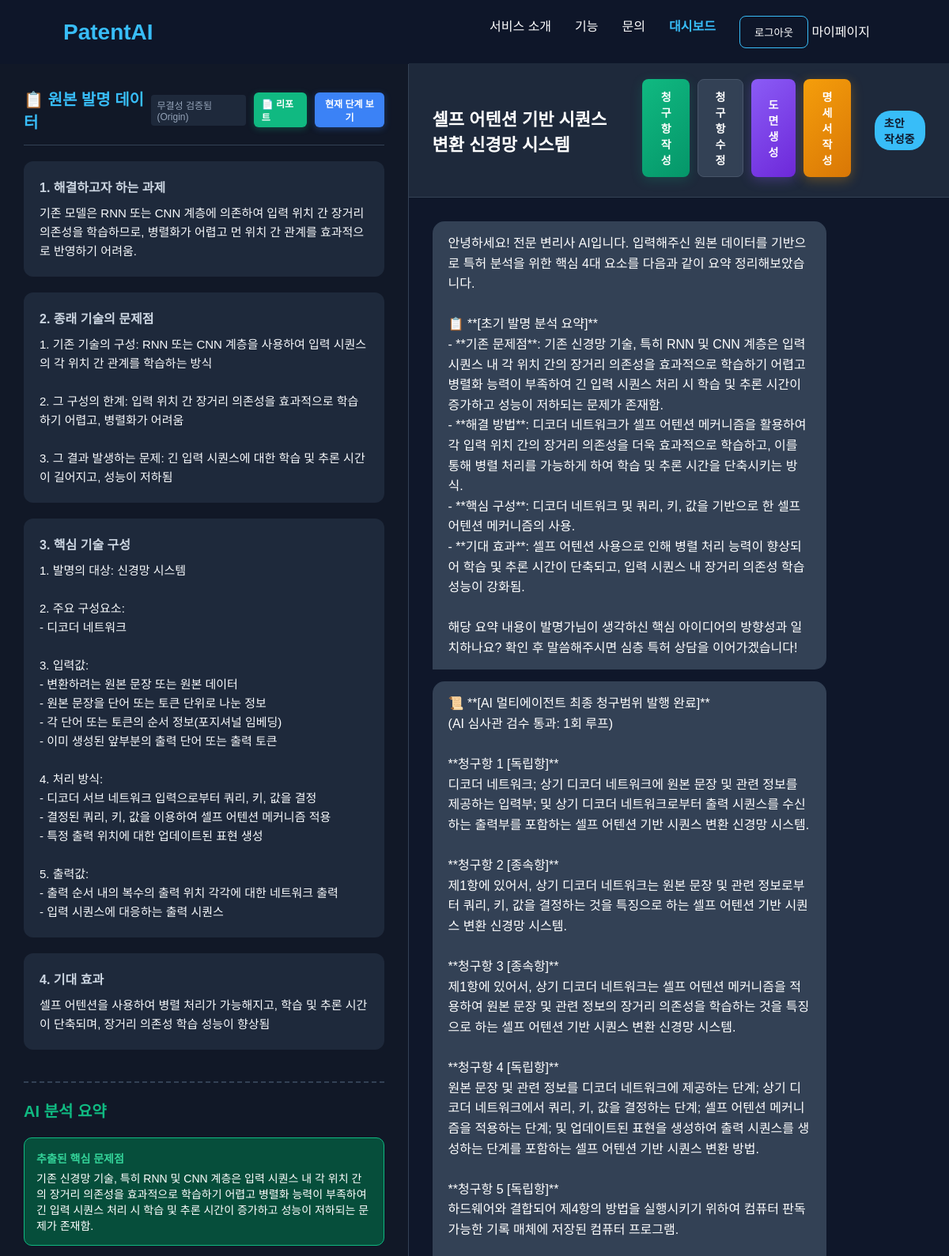
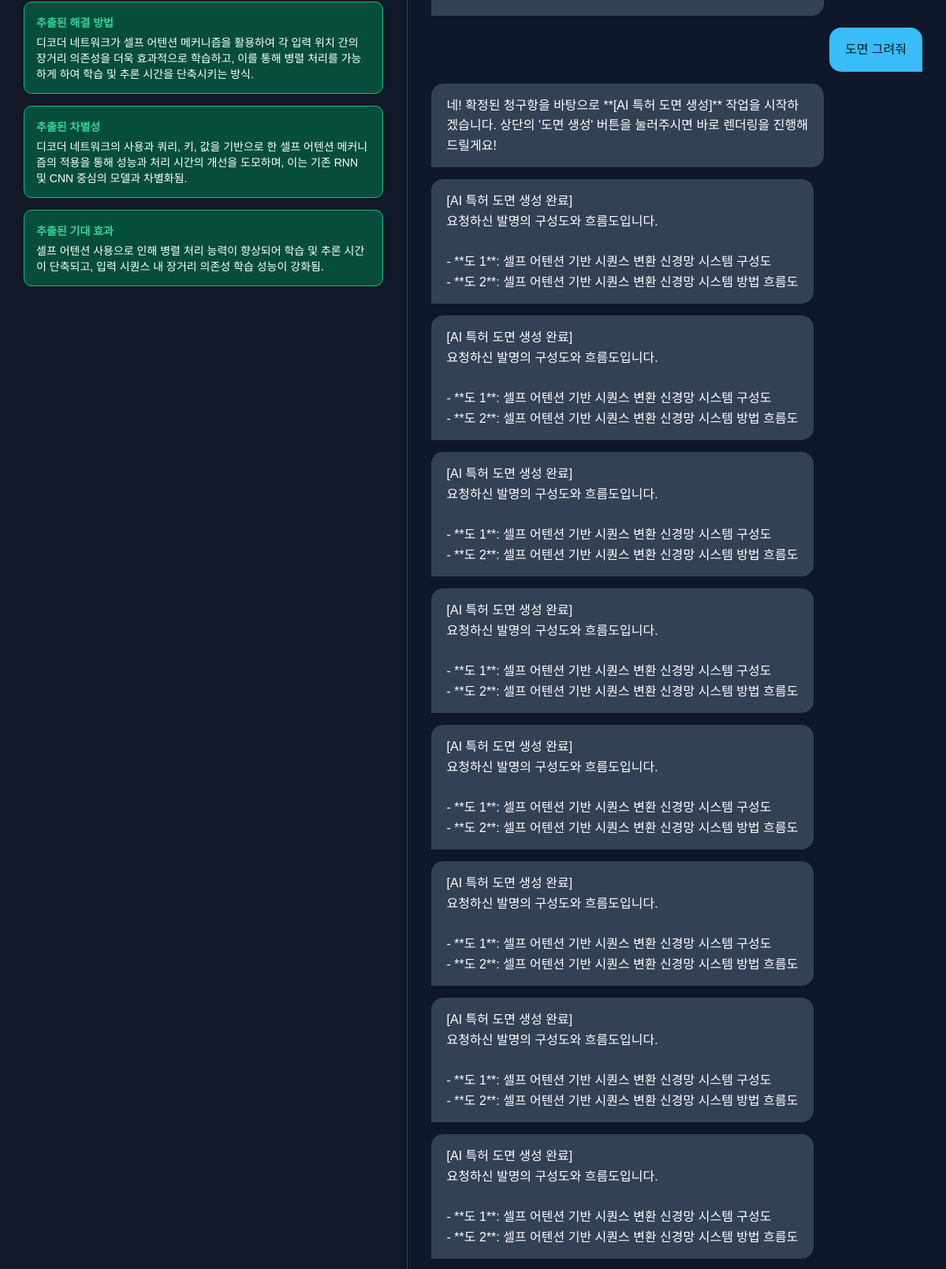
The app's page /workspace/workstation/39/ (signed in, upper part) with its own data (2 pictures, top to bottom).
### workspace/models.py (models this page shows)
class InventionInput(models.Model):
    project = models.OneToOneField(PatentProject, on_delete=models.CASCADE)
    problem_to_solve = models.TextField(verbose_name="해결하고자 하는 과제")
    prior_art_problem = models.TextField(verbose_name="기존 기술의 문제점")
    core_tech = models.TextField(verbose_name="핵심 기술 구성")
    expected_effect = models.TextField(verbose_name="기대 효과", blank=True, null=True)

class ConsultationState(models.Model):
    project = models.OneToOneField(PatentProject, on_delete=models.CASCADE, related_name='consultation_state')
    phase = models.IntegerField(default=1)
    collecting_steps = models.BooleanField(default=False)
    ext_problem = models.TextField(blank=True, null=True)
    ext_solution = models.TextField(blank=True, null=True)
    ext_differentiation = models.TextField(blank=True, null=True)
    ext_effect = models.TextField(blank=True, null=True)

class PatentProject(models.Model):
    STATUS_CHOICES = (
        ('draft', '초안 작성중'),
        ('agent_processing', 'AI 처리중'),
        ('review', '변리사 검토중'),
        ('done', '완료'),
    )
    title = models.CharField(max_length=200, verbose_name="프로젝트명")
    owner = models.ForeignKey(User, on_delete=models.CASCADE, related_name='projects')
    status = models.CharField(max_length=20, choices=STATUS_CHOICES, default='draft')
    original_data_hash = models.CharField(max_length=64, blank=True, null=True) # 원본 데이터의 해시값을 저장하는 필드 (중복 방지 및 변경 감지용)
    created_at = models.DateTimeField(auto_now_add=True)
    updated_at = models.DateTimeField(auto_now=True)

class ChatMessage(models.Model):
    project = models.ForeignKey(PatentProject, on_delete=models.CASCADE, related_name='chat_messages')
    role = models.CharField(max_length=20) # 'user', 'assistant'
    content = models.TextField()
    created_at = models.DateTimeField(auto_now_add=True)

### workspace/views.py (the view)
# urls.py: path('workstation/<int:project_id>/', views.workstation, name='workstation'),
@login_required(login_url='/accounts/login/')
def workstation(request, project_id):
    project = get_object_or_404(PatentProject, id=project_id, owner=request.user)
    invention_input = get_object_or_404(InventionInput, project=project)
    consultation_state, _ = ConsultationState.objects.get_or_create(project=project)
    algorithm_steps = project.algorithm_steps.all().order_by('step_seq')
    details = project.details.all()
    chat_messages = project.chat_messages.all().order_by('created_at')
    context = {
        'project': project,
        'invention_input': invention_input,
        'consultation_state': consultation_state,
        'algorithm_steps': algorithm_steps,
        'details': details,
        'chat_messages': chat_messages,
    }
    return render(request, 'workspace/workstation.html', context)

### workspace/templates/workspace/workstation.html (shortened to what this page needs)
{% extends "base.html" %}
{% block content %}
<div class="workstation-container" style="display: flex; height: calc(100vh - 80px); margin-top: 80px; background: #0f172a; color: white;">
    <div class="left-panel" style="flex: 1; border-right: 1px solid #334155; padding: 30px; overflow-y: auto; background: #111827;">
        <div style="display: flex; justify-content: space-between; align-items: center; border-bottom: 1px solid #334155; padding-bottom: 15px; margin-bottom: 20px;">
            <h2 style="font-size: 20px; color: #38bdf8; margin: 0;">📋 원본 발명 데이터</h2>
            <div style="display: flex; align-items: center; gap: 10px;">
                <span style="font-size: 12px; background: #1e293b; padding: 4px 8px; border-radius: 4px; color: #94a3b8;">무결성 검증됨 (Origin)</span>
                <a href="{% url 'patent_report' project.id %}" target="_blank" style="text-decoration: none; background: #10b981; color: white; padding: 5px 10px; border-radius: 6px; font-size: 12px; font-weight: bold; transition: 0.2s; box-shadow: 0 2px 8px rgba(16, 185, 129, 0.3);">
                    📄 리포트
                </a>
                <button id="view-process-btn" style="background: #3b82f6; color: white; border: none; padding: 5px 10px; border-radius: 6px; font-size: 12px; font-weight: bold; cursor: pointer; transition: 0.2s; box-shadow: 0 2px 8px rgba(59, 130, 246, 0.3);">
                    현재 단계 보기
                </button>
            </div>
        </div>
        <div style="display: flex; flex-direction: column; gap: 20px;">
            <div class="data-card" style="background: #1e293b; padding: 20px; border-radius: 12px;">
                <h3 style="font-size: 16px; color: #cbd5e1; margin-bottom: 10px;">1. 해결하고자 하는 과제</h3>
                <p style="color: #f8fafc; line-height: 1.6; font-size: 15px;">{{ invention_input.problem_to_solve|linebreaksbr }}</p>
            </div>
            <div class="data-card" style="background: #1e293b; padding: 20px; border-radius: 12px;">
                <h3 style="font-size: 16px; color: #cbd5e1; margin-bottom: 10px;">2. 종래 기술의 문제점</h3>
                <p style="color: #f8fafc; line-height: 1.6; font-size: 15px;">{{ invention_input.prior_art_problem|linebreaksbr }}</p>
            </div>
            <div class="data-card" style="background: #1e293b; padding: 20px; border-radius: 12px;">
                <h3 style="font-size: 16px; color: #cbd5e1; margin-bottom: 10px;">3. 핵심 기술 구성</h3>
                <p style="color: #f8fafc; line-height: 1.6; font-size: 15px;">{{ invention_input.core_tech|linebreaksbr }}</p>
            </div>
            <div class="data-card" style="background: #1e293b; padding: 20px; border-radius: 12px;">
                <h3 style="font-size: 16px; color: #cbd5e1; margin-bottom: 10px;">4. 기대 효과</h3>
                <p style="color: #f8fafc; line-height: 1.6; font-size: 15px;">{{ invention_input.expected_effect|default:"(입력되지 않음)"|linebreaksbr }}</p>
            </div>
        </div>
        <div style="margin-top: 40px; border-top: 2px dashed #334155; padding-top: 20px;">
            <h2 style="font-size: 20px; color: #10b981; margin-bottom: 20px;">AI 분석 요약</h2>
            <div id="ai-analysis-results" style="display: flex; flex-direction: column; gap: 15px;">
                <div class="analysis-card" style="background: #064e3b; padding: 15px; border-radius: 10px; border: 1px solid #10b981;">
                    <h4 style="margin: 0 0 5px 0; font-size: 14px; color: #34d399;">추출된 핵심 문제점</h4>
                    <p id="ext-problem" style="margin: 0; font-size: 14px;">{{ consultation_state.ext_problem|default:"분석 중..." }}</p>
                </div>
                <div class="analysis-card" style="background: #064e3b; padding: 15px; border-radius: 10px; border: 1px solid #10b981;">
                    <h4 style="margin: 0 0 5px 0; font-size: 14px; color: #34d399;">추출된 해결 방법</h4>
                    <p id="ext-solution" style="margin: 0; font-size: 14px;">{{ consultation_state.ext_solution|default:"분석 중..." }}</p>
                </div>
                <div class="analysis-card" style="background: #064e3b; padding: 15px; border-radius: 10px; border: 1px solid #10b981;">
                    <h4 style="margin: 0 0 5px 0; font-size: 14px; color: #34d399;">추출된 차별성</h4>
                    <p id="ext-differentiation" style="margin: 0; font-size: 14px;">{{ consultation_state.ext_differentiation|default:"분석 중..." }}</p>
                </div>
                <div class="analysis-card" style="background: #064e3b; padding: 15px; border-radius: 10px; border: 1px solid #10b981;">
                    <h4 style="margin: 0 0 5px 0; font-size: 14px; color: #34d399;">추출된 기대 효과</h4>
                    <p id="ext-effect" style="margin: 0; font-size: 14px;">{{ consultation_state.ext_effect|default:"분석 중..." }}</p>
                </div>
                </div>
        </div>
    </div>
    <div class="right-panel" style="flex: 1.5; display: flex; flex-direction: column; position: relative;">
        <div style="padding: 20px 30px; background: #1e293b; border-bottom: 1px solid #334155; display: flex; justify-content: space-between; align-items: center;">
            <h2 style="font-size: 22px; margin: 0;">{{ project.title }}</h2>
            <div class="chat-action-bar" style="padding: 0 30px; display: flex; justify-content: flex-end; margin-bottom: 5px; gap: 10px;">
                <button type="button" id="generate-claims-btn"
                        style="background: linear-gradient(135deg, #10b981, #059669); color: white; border: none; padding: 12px 20px; border-radius: 8px; font-weight: bold; font-size: 14px; cursor: pointer; box-shadow: 0 4px 15px rgba(16, 185, 129, 0.2); transition: all 0.2s; display: flex; align-items: center; gap: 8px;">
                    청구항 작성
                </button>
                <button type="button" id="edit-claims-btn"
                        style="background: #334155; color: white; border: 1px solid #475569; padding: 10px 18px; border-radius: 8px; font-weight: bold; font-size: 14px; cursor: pointer; transition: all 0.2s; display: flex; align-items: center; gap: 8px;">
                    청구항 수정
                </button>
                <button type="button" id="generate-drawing-btn"
                        style="background: linear-gradient(135deg, #8b5cf6, #6d28d9); color: white; border: none; padding: 12px 20px; border-radius: 8px; font-weight: bold; font-size: 14px; cursor: pointer; box-shadow: 0 4px 15px rgba(139, 92, 246, 0.3); transition: all 0.2s; display: flex; align-items: center; gap: 8px;">
                    도면 생성
                </button>
                <button type="button" id="generate-spec-btn"
                        style="background: linear-gradient(135deg, #f59e0b, #d97706); color: white; border: none; padding: 12px 20px; border-radius: 8px; font-weight: bold; font-size: 14px; cursor: pointer; box-shadow: 0 4px 15px rgba(245, 158, 11, 0.3); transition: all 0.2s; display: flex; align-items: center; gap: 8px;">
                    명세서 작성
                </button>
            </div>
            <span style="background: #38bdf8; color: #0f172a; padding: 5px 12px; border-radius: 20px; font-weight: bold; font-size: 14px;">{{ project.get_status_display }}</span>
        </div>
        <div id="chat-box" style="flex: 1; padding: 30px; overflow-y: auto; display: flex; flex-direction: column; gap: 15px;">
                {% for msg in chat_messages %}
                    {% if msg.role == 'assistant' %}
                        <div class="msg ai-msg" style="align-self: flex-start; background: #334155; padding: 15px 20px; border-radius: 15px 15px 15px 0; max-width: 80%;">
                            <p style="margin: 0; line-height: 1.6;">{{ msg.content|linebreaksbr }}</p>
                        </div>
                    {% elif msg.role == 'user' %}
                        <div class="msg user-msg" style="align-self: flex-end; background: #38bdf8; color: #0f172a; padding: 15px 20px; border-radius: 15px 15px 0 15px; max-width: 80%; font-weight: 500;">
                            <p style="margin: 0; line-height: 1.6;">{{ msg.content|linebreaksbr }}</p>
                        </div>
                    {% endif %}
                {% endfor %}
        </div>
    </div>
</div>
{% endblock %}

### static/css/style.css (style rules this page uses)
* { margin: 0; padding: 0; box-sizing: border-box; }
body { font-family: Arial, sans-serif; background: #0f172a; color: white; }

### records on screen
InventionInput: problem_to_solve "기존 모델은 RNN 또는 CNN 계층에 의존하여 입력 위치 간 장거리 의존성을 학습하므로, 병렬화가 어렵고 먼 위치 간 관계를 효과적으로 반영하기 어려움.", prior_art_problem "1. 기존 기술의 구성: RNN 또는 CNN 계층을 사용하여 입력 시퀀스의 각 위치 간 관계를 학습하는 방식 2. 그 구성의 한계: 입력 위치 간 장거리 의존성을 효과적으로 학습하기 어렵고, 병렬화가 어려움 3. 그 결과 발생하는 문제: 긴 입력 시퀀스에 대한 학습 및 추론 시간이 길어지고, 성능이 저하됨", core_tech "1. 발명의 대상: 신경망 시스템 2. 주요 구성요소: - 디코더 네트워크 3. 입력값: - 변환하려는 원본 문장 또는 원본 데이터 - 원본 문장을 단어 또는 토큰 단위로 나눈 정보 - 각 단어 또는 토큰의 순서 정보(포지셔널 임베딩) - 이미 생성된 앞부분의 출력 단어 또는 출력 토큰 4. 처리 방식: - 디코더 서브 네트워크 입력으로부터 쿼리, 키, 값을 결정 - 결정된 쿼리, 키, 값을 이용하여 셀프 어텐션 메커니즘 적용 - 특정 출력 위치에 대한 업데이트된 표현 생성 5. 출력값: - 출력 순서 내의 복수의 출력 위치 각각에 대한 네트워크 출력 - 입력 시퀀스에 대응하는 출력 시퀀스", expected_effect "셀프 어텐션을 사용하여 병렬 처리가 가능해지고, 학습 및 추론 시간이 단축되며, 장거리 의존성 학습 성능이 향상됨"
ConsultationState: ext_problem "기존 신경망 기술, 특히 RNN 및 CNN 계층은 입력 시퀀스 내 각 위치 간의 장거리 의존성을 효과적으로 학습하기 어렵고 병렬화 능력이 부족하여 긴 입력 시퀀스 처리 시 학습 및 추론 시간이 증가하고 성능이 저하되는 문제가 존재함.", ext_solution "디코더 네트워크가 셀프 어텐션 메커니즘을 활용하여 각 입력 위치 간의 장거리 의존성을 더욱 효과적으로 학습하고, 이를 통해 병렬 처리를 가능하게 하여 학습 및 추론 시간을 단축시키는 방식.", ext_differentiation "디코더 네트워크의 사용과 쿼리, 키, 값을 기반으로 한 셀프 어텐션 메커니즘의 적용을 통해 성능과 처리 시간의 개선을 도모하며, 이는 기존 RNN 및 CNN 중심의 모델과 차별화됨.", ext_effect "셀프 어텐션 사용으로 인해 병렬 처리 능력이 향상되어 학습 및 추론 시간이 단축되고, 입력 시퀀스 내 장거리 의존성 학습 성능이 강화됨."
PatentProject: title "셀프 어텐션 기반 시퀀스 변환 신경망 시스템", status "초안 작성중"
ChatMessage: content "안녕하세요! 전문 변리사 AI입니다. 입력해주신 원본 데이터를 기반으로 특허 분석을 위한 핵심 4대 요소를 다음과 같이 요약 정리해보았습니다. 📋 **[초기 발명 분석 요약]** - **기존 문제점**: 기존 신경망 기술, 특히 RNN 및 CNN 계층은 입력 시퀀스 내 각 위치 간의 장거리 의존성을 효과적으로 학습하기 어렵고 병렬화 능력이 부족하여 긴 입력 시퀀스 처리 시 학습 및 추론 시간이 증가하고 성능이 저하되는 문제가 존재함. - **해결 방법**: 디코더 네트워크가 셀프 어텐션 메커니즘을 활용하여 각 입력 위치 간의 장거리 의존성을 더욱 효과적으로 학습하고, 이를 통해 병렬 처리를 가능하게 하여 학습 및 추론 시간을 단축시키는 방식. - **핵심 구성**: 디코더 네트워크 및 쿼리, 키, 값을 기반으로 한 셀프 어텐션 메커니즘의 사용. - **기대 효과**: 셀프 어텐션 사용으로 인해 병렬 처리 능력이 향상되어 학습 및 추론 시간이 단축되고, 입력 시퀀스 내 장거리 의존성 학습 성능이 강화됨. 해당 요약 내용이 발명가님이 생각하신 핵심 아이디어의 방향성과 일치하나요? 확인 후 말씀해주시면 심층 특허 상담을 이어가겠습니다!"
ChatMessage: content "📜 **[AI 멀티에이전트 최종 청구범위 발행 완료]** (AI 심사관 검수 통과: 1회 루프) **청구항 1 [독립항]** 디코더 네트워크; 상기 디코더 네트워크에 원본 문장 및 관련 정보를 제공하는 입력부; 및 상기 디코더 네트워크로부터 출력 시퀀스를 수신하는 출력부를 포함하는 셀프 어텐션 기반 시퀀스 변환 신경망 시스템. **청구항 2 [종속항]** 제1항에 있어서, 상기 디코더 네트워크는 원본 문장 및 관련 정보로부터 쿼리, 키, 값을 결정하는 것을 특징으로 하는 셀프 어텐션 기반 시퀀스 변환 신경망 시스템. **청구항 3 [종속항]** 제1항에 있어서, 상기 디코더 네트워크는 셀프 어텐션 메커니즘을 적용하여 원본 문장 및 관련 정보의 장거리 의존성을 학습하는 것을 특징으로 하는 셀프 어텐션 기반 시퀀스 변환 신경망 시스템. **청구항 4 [독립항]** 원본 문장 및 관련 정보를 디코더 네트워크에 제공하는 단계; 상기 디코더 네트워크에서 쿼리, 키, 값을 결정하는 단계; 셀프 어텐션 메커니즘을 적용하는 단계; 및 업데이트된 표현을 생성하여 출력 시퀀스를 생성하는 단계를 포함하는 셀프 어텐션 기반 시퀀스 변환 방법. **청구항 5 [독립항]** 하드웨어와 결합되어 제4항의 방법을 실행시키기 위하여 컴퓨터 판독 가능한 기록 매체에 저장된 컴퓨터 프로그램."
ChatMessage: content "도면 그려줘"
ChatMessage: content "네! 확정된 청구항을 바탕으로 **[AI 특허 도면 생성]** 작업을 시작하겠습니다. 상단의 '도면 생성' 버튼을 눌러주시면 바로 렌더링을 진행해 드릴게요!"
ChatMessage: content "[AI 특허 도면 생성 완료] 요청하신 발명의 구성도와 흐름도입니다. - **도 1**: 셀프 어텐션 기반 시퀀스 변환 신경망 시스템 구성도 - **도 2**: 셀프 어텐션 기반 시퀀스 변환 신경망 시스템 방법 흐름도"
ChatMessage: content "[AI 특허 도면 생성 완료] 요청하신 발명의 구성도와 흐름도입니다. - **도 1**: 셀프 어텐션 기반 시퀀스 변환 신경망 시스템 구성도 - **도 2**: 셀프 어텐션 기반 시퀀스 변환 신경망 시스템 방법 흐름도"
ChatMessage: content "[AI 특허 도면 생성 완료] 요청하신 발명의 구성도와 흐름도입니다. - **도 1**: 셀프 어텐션 기반 시퀀스 변환 신경망 시스템 구성도 - **도 2**: 셀프 어텐션 기반 시퀀스 변환 신경망 시스템 방법 흐름도"
ChatMessage: content "[AI 특허 도면 생성 완료] 요청하신 발명의 구성도와 흐름도입니다. - **도 1**: 셀프 어텐션 기반 시퀀스 변환 신경망 시스템 구성도 - **도 2**: 셀프 어텐션 기반 시퀀스 변환 신경망 시스템 방법 흐름도"
ChatMessage: content "[AI 특허 도면 생성 완료] 요청하신 발명의 구성도와 흐름도입니다. - **도 1**: 셀프 어텐션 기반 시퀀스 변환 신경망 시스템 구성도 - **도 2**: 셀프 어텐션 기반 시퀀스 변환 신경망 시스템 방법 흐름도"
ChatMessage: content "[AI 특허 도면 생성 완료] 요청하신 발명의 구성도와 흐름도입니다. - **도 1**: 셀프 어텐션 기반 시퀀스 변환 신경망 시스템 구성도 - **도 2**: 셀프 어텐션 기반 시퀀스 변환 신경망 시스템 방법 흐름도"
ChatMessage: content "[AI 특허 도면 생성 완료] 요청하신 발명의 구성도와 흐름도입니다. - **도 1**: 셀프 어텐션 기반 시퀀스 변환 신경망 시스템 구성도 - **도 2**: 셀프 어텐션 기반 시퀀스 변환 신경망 시스템 방법 흐름도"
ChatMessage: content "[AI 특허 도면 생성 완료] 요청하신 발명의 구성도와 흐름도입니다. - **도 1**: 셀프 어텐션 기반 시퀀스 변환 신경망 시스템 구성도 - **도 2**: 셀프 어텐션 기반 시퀀스 변환 신경망 시스템 방법 흐름도"
